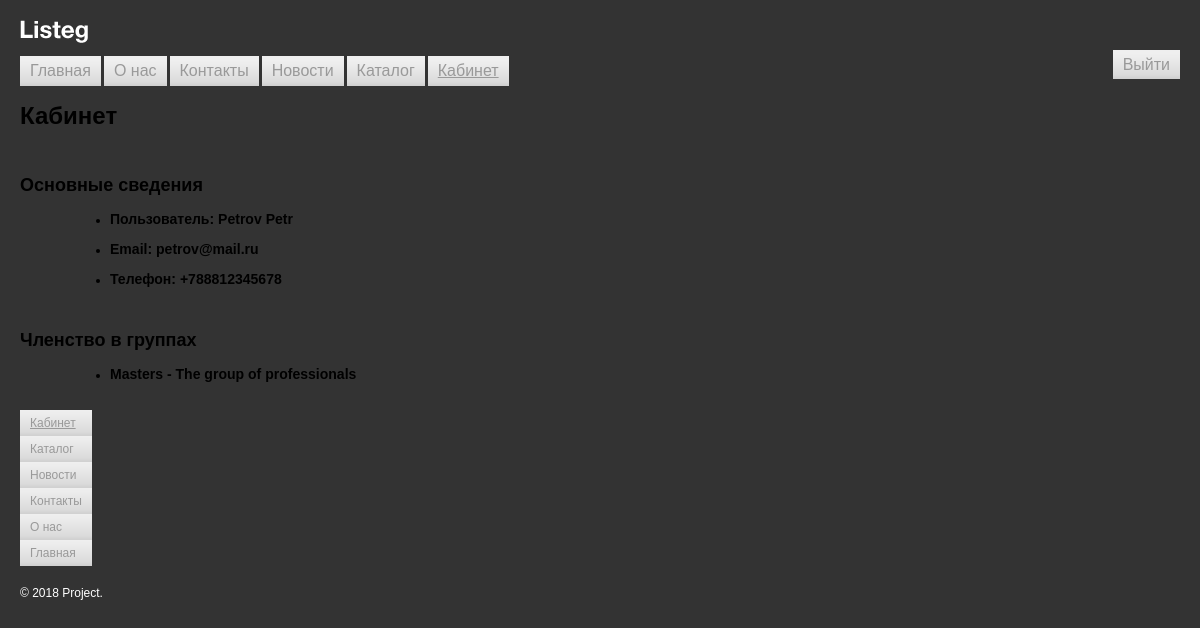
The page /route/personal/ (signed in) on the database its author committed.
### tables this page shows
CREATE TABLE `users` (
  `id` int NOT NULL,
  `is_active` tinyint(1) NOT NULL,
  `name` varchar(255) NOT NULL,
  `email` varchar(255) NOT NULL,
  `phone` varchar(15) NOT NULL,
  `password` char(60) NOT NULL,
  `is_agree` tinyint(1) NOT NULL
);

CREATE TABLE `group_user` (
  `user_id` int NOT NULL,
  `group_id` int NOT NULL
);

CREATE TABLE `groups` (
  `id` int NOT NULL,
  `name` varchar(255) NOT NULL,
  `description` varchar(255) NOT NULL
);

### core/app.php (called while the page is built, shortened)
<?php
function isCurrentUrl($url)
{
    return $url == parse_url($_SERVER['REQUEST_URI'], PHP_URL_PATH);
}
function getTitle($menu)
{
    foreach ($menu as $item) {
        if (isCurrentUrl($item['path'])) {
            return $item['title'];
        }
    }
}
function showMenu($menu, $class = '', $sort = SORT_ASC)
{
    require $_SERVER['DOCUMENT_ROOT'] . '/templates/menu.php';
}
function getGroupsInfo($connection)
{
    $stmt = $connection->prepare("SELECT * FROM `groups` left join group_user on `groups`.`id` = `group_user`.`group_id` where `group_user`.`user_id` = :id");
    $stmt->execute([':id' => $_SESSION['id']]);
    while ($row = $stmt->fetch(PDO::FETCH_ASSOC)) {
        $result[] = $row;
    }
    return $result;
}
function getUserInfo($connection)
{
    $stmt = $connection->prepare('select * from users where id = :id');
    $stmt->execute([':id' => $_SESSION['id']]);
    $result = $stmt->fetch(PDO::FETCH_ASSOC);
    return $result;
}

### route/personal/index.php (the view, shortened to what this page needs)
<?php
require $_SERVER['DOCUMENT_ROOT'] . '/header.php';
$connection = getConnection();
$user = getUserInfo($connection);
$groups = getGroupsInfo($connection);
?>
<h1><?= getTitle($menu); ?></h1><br>
<h2>Основные сведения</h2>
<ul style="margin-left: 50px;">
    <li>
        <h3>Пользователь: <?= $user['name']; ?></h3>
    </li>
    <li>
        <h3>Email: <?= $user['email']; ?></h3>
    </li>
    <li>
        <h3>Телефон: <?= $user['phone']; ?></h3>
    </li>
</ul><br>
<h2>Членство в группах</h2>
<ul style="margin-left: 50px;">
    <?php
    foreach ($groups as $key => $group) : ?>
        <li>
            <h3><?= $group['name']; ?> - <?= $group['description']; ?></h3>
        </li>
    <?php endforeach; ?>
</ul><br>
<?php require_once $_SERVER['DOCUMENT_ROOT'] . '/footer.php';
?>

### styles.css (style rules this page uses)
body { background: #333333; padding: 20px; margin: 0; color: #000000; font-family: Arial, Helvetica, sans-serif; font-size: 12px; }

### rows shown on the page
users: name "Petrov Petr", email "petrov@mail.ru", phone "+788812345678"
group_user: group.name "Masters", group.description "The group of professionals"

### other values the page prints
trimString($item['title']) "Главная"
trimString($item['title']) "О нас"
trimString($item['title']) "Контакты"
trimString($item['title']) "Новости"
trimString($item['title']) "Каталог"
trimString($item['title']) "Кабинет"
getTitle($menu) "Кабинет"
